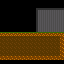

This is a level from a 2D game, rendered from its Tiled map with the project's own tilesets. A one-line summary and the complete map file follow:
An orthogonal 16x16 tile map with 4x4 px tiles, 2 tile layers (background, foreground).

<map version="1.0" orientation="orthogonal" renderorder="left-down" width="16" height="16" tilewidth="4" tileheight="4" nextobjectid="7">
 <tileset firstgid="1" name="experiment-tiles" tilewidth="4" tileheight="4" tilecount="13" columns="4">
  <image source="outdoor-tiles.png" width="16" height="12" />
  <tile id="0">
   <properties>
    <property name="solid" type="bool" value="true" />
   </properties>
  </tile>
  <tile id="14">
   <properties>
    <property name="solid" type="bool" value="true" />
   </properties>
  </tile>
 </tileset>
 <layer name="background" width="16" height="16">
  <data encoding="csv">
0,0,0,0,0,0,0,0,0,0,0,0,0,0,0,0,
0,0,0,0,0,0,0,0,0,0,0,0,0,0,0,0,
0,0,0,0,0,0,0,0,0,8,7,7,7,7,7,7,
0,0,0,0,0,0,0,0,0,5,6,6,6,6,6,6,
0,0,0,0,0,0,0,0,0,6,6,6,6,6,6,6,
0,0,0,0,0,0,0,0,0,6,6,6,6,6,6,6,
0,0,0,0,0,0,0,0,0,6,6,6,6,6,6,6,
0,0,0,0,0,0,0,0,0,6,6,6,6,6,6,6,
0,0,0,0,0,9,7,7,7,7,7,7,7,7,7,7,
9,9,9,9,9,9,9,9,9,9,9,9,9,9,9,9,
9,9,9,9,9,9,9,9,9,9,9,9,9,9,9,9,
9,9,9,9,9,9,9,9,9,9,9,9,9,9,9,9,
9,9,9,9,9,9,9,9,9,9,9,9,9,9,9,9,
9,9,9,9,9,9,9,9,9,9,9,9,9,9,9,9,
3,3,3,3,3,3,3,3,3,3,3,3,3,3,3,3,
0,0,0,0,0,0,0,0,0,0,0,0,0,0,0,0
</data>
 </layer>
 <layer name="foreground" width="16" height="16">
  <properties>
   <property name="solid" type="bool" value="true" />
  </properties>
  <data encoding="csv">
0,0,0,0,0,0,0,0,0,0,0,0,0,0,0,0,
0,0,0,0,0,0,0,0,0,0,0,0,0,0,0,0,
0,0,0,0,0,0,0,0,0,0,0,7,7,7,7,7,
0,0,0,0,0,0,0,0,0,0,0,0,0,0,0,0,
0,0,0,0,0,0,0,0,0,5,0,0,0,0,0,0,
0,0,0,0,0,0,0,0,0,5,0,0,0,0,0,0,
0,0,0,0,0,0,0,0,0,5,0,0,0,0,0,0,
0,0,0,0,0,0,0,0,0,5,0,0,0,0,0,0,
2,2,2,2,2,2,2,2,2,2,2,2,2,2,2,2,
0,0,0,0,0,0,0,0,0,0,0,0,0,0,0,1,
0,0,0,0,0,0,0,0,0,0,0,0,0,0,0,1,
0,0,0,0,0,0,0,0,0,0,0,0,0,0,0,1,
0,0,0,0,0,0,0,0,0,0,0,0,0,0,0,1,
0,0,0,0,0,0,0,0,0,0,0,0,0,0,0,1,
1,1,1,1,1,1,1,1,1,1,1,1,1,1,1,1,
0,0,0,0,0,0,0,0,0,0,0,0,0,0,0,0
</data>
 </layer>
</map>